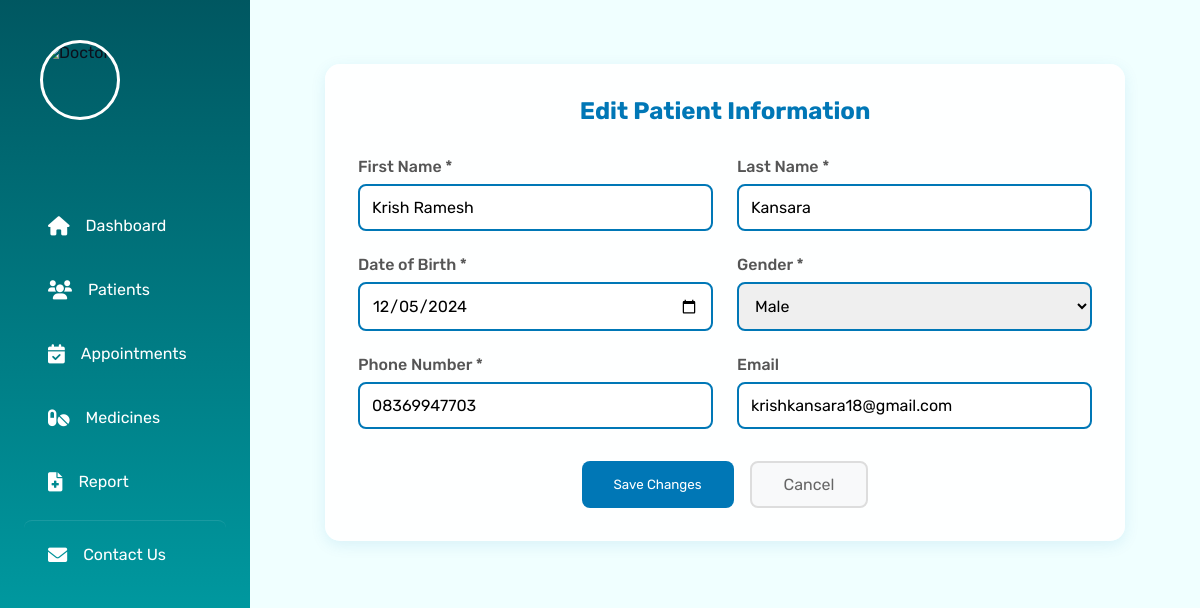
The page /patient/3/edit/ (signed in) on the database as committed earlier.
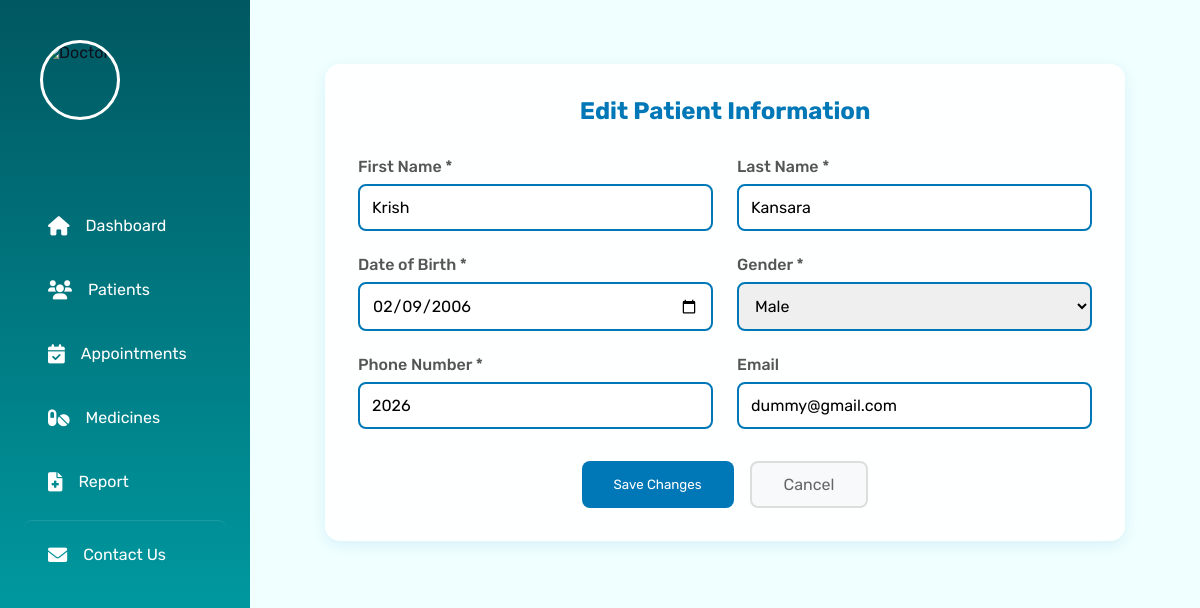
The same page on the database as committed later.
### patients/models.py (models this page shows, shortened)
class Patient(models.Model):
    GENDER_CHOICES = [
        ('M', 'Male'),
        ('F', 'Female'),
        ('O', 'Other'),
    ]
    BLOOD_GROUP_CHOICES = [
        ('A+', 'A+'),
        ('A-', 'A-'),
        ('B+', 'B+'),
        ('B-', 'B-'),
        ('AB+', 'AB+'),
        ('AB-', 'AB-'),
        ('O+', 'O+'),
        ('O-', 'O-'),
    ]
    STATUS_CHOICES = [
        ('active', 'Active'),
        ('inactive', 'Inactive'),
        ('pending', 'Pending'),
    ]
    first_name = models.CharField(max_length=100)
    last_name = models.CharField(max_length=100)
    date_of_birth = models.DateField()
    gender = models.CharField(max_length=1, choices=GENDER_CHOICES)
    phone_number = models.CharField(max_length=15)
    email = models.EmailField(blank=True, null=True)
    address = models.TextField(blank=True, null=True)
    blood_group = models.CharField(max_length=3, choices=BLOOD_GROUP_CHOICES, blank=True, null=True)
    status = models.CharField(max_length=10, choices=STATUS_CHOICES, default='active')
    created_at = models.DateTimeField(auto_now_add=True)
    updated_at = models.DateTimeField(auto_now=True)
    class Meta:
        ordering = ['-created_at']

### patients/views.py (the view, shortened to what this page needs)
# urls.py: path('patient/<int:patient_id>/edit/', views.patient_edit, name='patient_edit'),
@login_required
def patient_edit(request, patient_id):
    patient = get_object_or_404(Patient, id=patient_id)
    context = {
        'patient': patient,
        'page_title': f'Edit Patient: {patient.first_name} {patient.last_name}'
    }
    return render(request, 'patients/patient_edit.html', context)

### patients/templates/patients/patient_edit.html (shortened to what this page needs)
{% extends 'patients/base.html' %}
{% block content %}
<div class="edit-container glass-effect">
    <h2 class="form-title">Edit Patient Information</h2>
    <form method="POST" class="edit-form">
        <div class="form-grid">
            <div class="form-group">
                <label for="first_name">First Name *</label>
                <input type="text"
                       id="first_name"
                       name="first_name"
                       value="{{ patient.first_name }}"
                       required>
            </div>
            <div class="form-group">
                <label for="last_name">Last Name *</label>
                <input type="text"
                       id="last_name"
                       name="last_name"
                       value="{{ patient.last_name }}"
                       required>
            </div>
            <div class="form-group">
                <label for="date_of_birth">Date of Birth *</label>
                <input type="date"
                       id="date_of_birth"
                       name="date_of_birth"
                       value="{{ patient.date_of_birth|date:'Y-m-d' }}"
                       required>
            </div>
            <div class="form-group">
                <label for="gender">Gender *</label>
                <select id="gender" name="gender" required>
                    <option value="M" {% if patient.gender == 'M' %}selected{% endif %}>Male</option>
                </select>
            </div>
            <div class="form-group">
                <label for="phone_number">Phone Number *</label>
                <input type="tel"
                       id="phone_number"
                       name="phone_number"
                       value="{{ patient.phone_number }}"
                       required>
            </div>
            <div class="form-group">
                <label for="email">Email</label>
                <input type="email"
                       id="email"
                       name="email"
                       value="{{ patient.email }}">
            </div>
        </div>
        <div class="form-actions">
            <button type="submit" class="btn-save">Save Changes</button>
            <a href="{% url 'patients:patient_detail' patient.id %}" class="btn-cancel">Cancel</a>
        </div>
    </form>
</div>
{% endblock %}

Rows that differ between the two databases and show on the page:
changed Patient "Kansara": first_name "Krish Ramesh" → "Krish"; date_of_birth "12/05/2024" → "02/09/2006"; phone_number "08369947703" → "2026"; email "krishkansara18@gmail.com" → "dummy@gmail.com"
